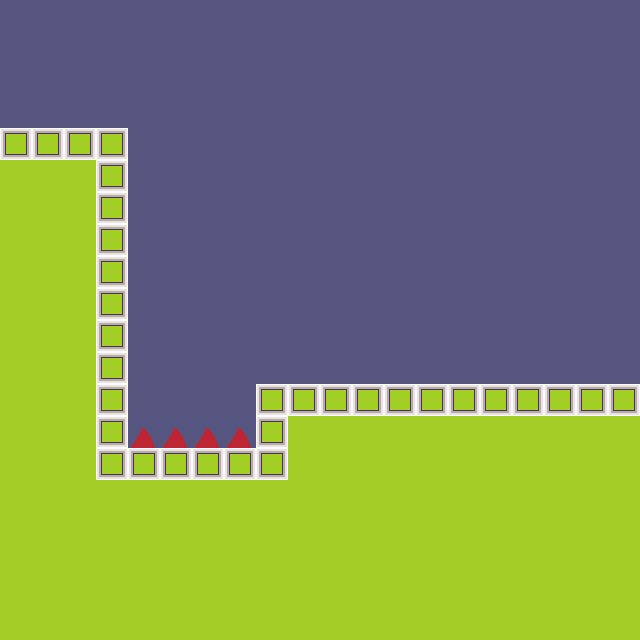

A level layout from a 2D game, rendered from its tile map. Below: a short description, then the map file with its tile-grid data intact:
An orthogonal 20x20 tile map with 32x32 px tiles, 1 tile layer (Tile Layer 1).

<map version="1.0" orientation="orthogonal" renderorder="right-down" width="20" height="20" tilewidth="32" tileheight="32" backgroundcolor="#55557f" nextobjectid="1">
 <properties>
  <property name="MaxY" value="3" />
  <property name="RightExitMaxY" value="11" />
 </properties>
 <tileset firstgid="1" name="Tileset" tilewidth="32" tileheight="32">
  <image source="TiledTileset.png" trans="ff00ff" width="320" height="160" />
 </tileset>
 <layer name="Tile Layer 1" width="20" height="20">
  <data encoding="csv">
0,0,0,0,0,0,0,0,0,0,0,0,0,0,0,0,0,0,0,0,
0,0,0,0,0,0,0,0,0,0,0,0,0,0,0,0,0,0,0,0,
0,0,0,0,0,0,0,0,0,0,0,0,0,0,0,0,0,0,0,0,
0,0,0,0,0,0,0,0,0,0,0,0,0,0,0,0,0,0,0,0,
12,12,12,12,0,0,0,0,0,0,0,0,0,0,0,0,0,0,0,0,
11,11,11,12,0,0,0,0,0,0,0,0,0,0,0,0,0,0,0,0,
11,11,11,12,0,0,0,0,0,0,0,0,0,0,0,0,0,0,0,0,
11,11,11,12,0,0,0,0,0,0,0,0,0,0,0,0,0,0,0,0,
11,11,11,12,0,0,0,0,0,0,0,0,0,0,0,0,0,0,0,0,
11,11,11,12,0,0,0,0,0,0,0,0,0,0,0,0,0,0,0,0,
11,11,11,12,0,0,0,0,0,0,0,0,0,0,0,0,0,0,0,0,
11,11,11,12,0,0,0,0,0,0,0,0,0,0,0,0,0,0,0,0,
11,11,11,12,0,0,0,0,12,12,12,12,12,12,12,12,12,12,12,12,
11,11,11,12,32,32,32,32,12,11,11,11,11,11,11,11,11,11,11,11,
11,11,11,12,12,12,12,12,12,11,11,11,11,11,11,11,11,11,11,11,
11,11,11,11,11,11,11,11,11,11,11,11,11,11,11,11,11,11,11,11,
11,11,11,11,11,11,11,11,11,11,11,11,11,11,11,11,11,11,11,11,
11,11,11,11,11,11,11,11,11,11,11,11,11,11,11,11,11,11,11,11,
11,11,11,11,11,11,11,11,11,11,11,11,11,11,11,11,11,11,11,11,
11,11,11,11,11,11,11,11,11,11,11,11,11,11,11,11,11,11,11,11
</data>
 </layer>
</map>
